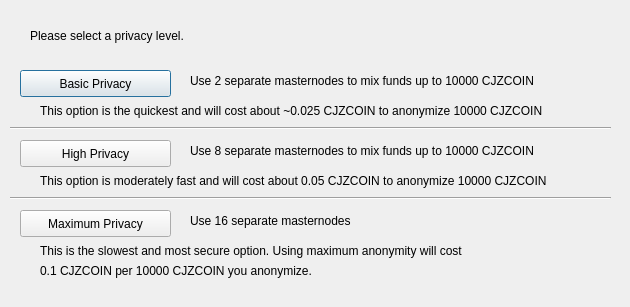
<?xml version="1.0" encoding="UTF-8"?>
<ui version="4.0">
 <class>ObfuscationConfig</class>
 <widget class="QDialog" name="ObfuscationConfig">
  <property name="geometry">
   <rect>
    <x>0</x>
    <y>0</y>
    <width>630</width>
    <height>307</height>
   </rect>
  </property>
  <property name="windowTitle">
   <string>Configure Obfuscation</string>
  </property>
  <widget class="QPushButton" name="buttonBasic">
   <property name="geometry">
    <rect>
     <x>20</x>
     <y>70</y>
     <width>151</width>
     <height>27</height>
    </rect>
   </property>
   <property name="text">
    <string>Basic Privacy</string>
   </property>
  </widget>
  <widget class="QPushButton" name="buttonHigh">
   <property name="geometry">
    <rect>
     <x>20</x>
     <y>140</y>
     <width>151</width>
     <height>27</height>
    </rect>
   </property>
   <property name="text">
    <string>High Privacy</string>
   </property>
  </widget>
  <widget class="QPushButton" name="buttonMax">
   <property name="geometry">
    <rect>
     <x>20</x>
     <y>210</y>
     <width>151</width>
     <height>27</height>
    </rect>
   </property>
   <property name="text">
    <string>Maximum Privacy</string>
   </property>
  </widget>
  <widget class="QLabel" name="label">
   <property name="geometry">
    <rect>
     <x>30</x>
     <y>20</y>
     <width>571</width>
     <height>31</height>
    </rect>
   </property>
   <property name="text">
    <string>Please select a privacy level.</string>
   </property>
  </widget>
  <widget class="QLabel" name="label_2">
   <property name="geometry">
    <rect>
     <x>190</x>
     <y>70</y>
     <width>421</width>
     <height>21</height>
    </rect>
   </property>
   <property name="text">
    <string>Use 2 separate masternodes to mix funds up to 10000 CJZCOIN</string>
   </property>
  </widget>
  <widget class="QLabel" name="label_3">
   <property name="geometry">
    <rect>
     <x>190</x>
     <y>140</y>
     <width>411</width>
     <height>21</height>
    </rect>
   </property>
   <property name="text">
    <string>Use 8 separate masternodes to mix funds up to 10000 CJZCOIN</string>
   </property>
  </widget>
  <widget class="QLabel" name="label_4">
   <property name="geometry">
    <rect>
     <x>190</x>
     <y>210</y>
     <width>421</width>
     <height>21</height>
    </rect>
   </property>
   <property name="text">
    <string>Use 16 separate masternodes</string>
   </property>
  </widget>
  <widget class="QLabel" name="label_6">
   <property name="geometry">
    <rect>
     <x>40</x>
     <y>100</y>
     <width>561</width>
     <height>21</height>
    </rect>
   </property>
   <property name="text">
    <string>This option is the quickest and will cost about ~0.025 CJZCOIN to anonymize 10000 CJZCOIN</string>
   </property>
  </widget>
  <widget class="QLabel" name="label_7">
   <property name="geometry">
    <rect>
     <x>40</x>
     <y>170</y>
     <width>561</width>
     <height>21</height>
    </rect>
   </property>
   <property name="text">
    <string>This option is moderately fast and will cost about 0.05 CJZCOIN to anonymize 10000 CJZCOIN</string>
   </property>
  </widget>
  <widget class="QLabel" name="label_8">
   <property name="geometry">
    <rect>
     <x>40</x>
     <y>240</y>
     <width>561</width>
     <height>21</height>
    </rect>
   </property>
   <property name="text">
    <string>This is the slowest and most secure option. Using maximum anonymity will cost</string>
   </property>
  </widget>
  <widget class="QLabel" name="label_9">
   <property name="geometry">
    <rect>
     <x>40</x>
     <y>260</y>
     <width>561</width>
     <height>21</height>
    </rect>
   </property>
   <property name="text">
    <string>0.1 CJZCOIN per 10000 CJZCOIN you anonymize.</string>
   </property>
  </widget>
  <widget class="Line" name="line">
   <property name="geometry">
    <rect>
     <x>10</x>
     <y>120</y>
     <width>601</width>
     <height>16</height>
    </rect>
   </property>
   <property name="orientation">
    <enum>Qt::Horizontal</enum>
   </property>
  </widget>
  <widget class="Line" name="line_2">
   <property name="geometry">
    <rect>
     <x>10</x>
     <y>190</y>
     <width>601</width>
     <height>16</height>
    </rect>
   </property>
   <property name="orientation">
    <enum>Qt::Horizontal</enum>
   </property>
  </widget>
 </widget>
 <resources/>
 <connections/>
</ui>
